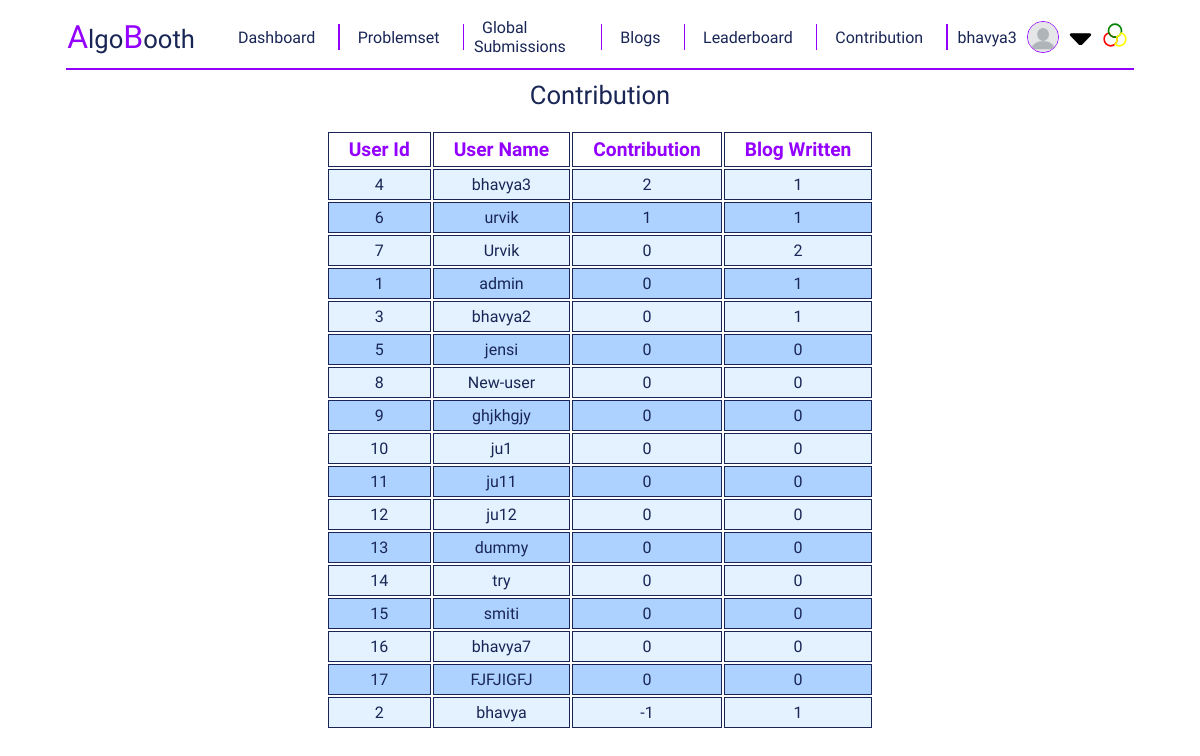
/problem/contribution (signed in), run on the app's committed database.
### register/models.py (models this page shows)
class CustomUser(AbstractUser):
    country = models.CharField(max_length=100,blank=True, null=True)
    university_name = models.CharField(max_length=100,blank=True, null=True)
    profile_image = models.ImageField(upload_to='profile_image/', blank=True, null=True,default='profile_image/blank-profile-picture.png')

### problemPage/views.py (the view)
# urls.py: path('contribution' , contribution , name = "contribution_page"),
def contribution(request) :
    users = CustomUser.objects.all()
    data = []
    for user in users :
        user_name = user
        user_id = user.id
        blogs = Blog.objects.filter(author = user_name)
        blog_count = blogs.count()
        contribution = 0
        for blog in blogs :
            contribution += Like.objects.filter(blog=blog).count()
            contribution -= Dislike.objects.filter(blog=blog).count()
        data.append({
            "name" : user_name,
            "id" : user_id,
            "contribution" : contribution,
            "blogs" : blog_count
        })
    data = sorted(data , key = lambda x : (-x['contribution'] , -x['blogs']))
    return render(request , "contribution_page.html" , {'data' : data})

### problemPage/templates/contribution_page.html (shortened to what this page needs)
{% extends "base.html" %}
{% load static %}
{% block add_css_file %}
    <link href='{% static "styles/standing_page.css" %}' rel="stylesheet">
{% endblock add_css_file %}
{% block content %}
    <div id = "standing-container">
        <div id = "header">
            Contribution
        </div>
        <div id = "standing-header" class = "submission-div">
            <table>
                <thead>
                    <th>User Id</th>
                    <th>User Name</th>
                    <th>Contribution</th>
                    <th>Blog Written</th>
                </thead>
                <tbody>
                    {% for row in data %}
                        <tr>
                            <td>{{row.id}}</td>
                            <td>{{row.name}}</td>
                            <td>{{row.contribution}}</td>
                            <td>{{row.blogs}}</td>
                        </tr>
                    {% endfor %}
                </tbody>
            </table>
        </div>
    </div>
{% endblock content %}

### templates/base.html (shortened to what this page needs)
<!DOCTYPE html>
<html lang="en">
    <head>
        {% load static %}
        <link href='{% static "styles/base.css" %}' rel="stylesheet">
        <link href='{% static "styles/toast.css" %}' rel="stylesheet">
        {% block add_css_file %}{% endblock add_css_file %}
    </head>
    <body>
        <div id = "root">
            <div id = "navbar">
                <div id = "logo">
                    <span class = "special-char">A</span>lgo<span class = "special-char">B</span>ooth
                </div>
                <div id = "nav-item-div">
                    <div class = "nav-item">
                        <a href="{% url "dashboard" %}">Dashboard</a>
                    </div>
                    <div class = "nav-item">
                        <a href="{% url "problem_page" %}">Problemset</a>
                    </div>
                    <div class = "nav-item">
                        <a href="{% url "global_submissions" %}">Global Submissions</a>
                    </div>
                    <div class = "nav-item">
                        <a href="{% url "blog_page" %}">Blogs</a>
                    </div>
                    <div class = "nav-item">
                        <a href="{% url "standing_page" %}">Leaderboard</a>
                    </div>
                    <div class = "nav-item">
                        <a href="{% url "contribution_page" %}">Contribution</a>
                    </div>
                    {% if user.is_authenticated %}
                    <div class = "nav-item">
                        <div id = "my-select">
                            {{user}}
                            <img id = "profile-picture-nav" src="{{user.profile_image.url}}" alt="">
                            <img class = "icons" id = "drop-icon" src={% static "icons/drop.svg" %} alt="drop">
                        </div>
                    </div>
                    {%else%}
                    <div class = "vertical-line"></div>
                    <div class = "nav-item">
                        <a href="{% url "login" %}">Login</a>
                    </div>
                    {%endif%}
            </div>
            <div title = "Change Theme" class = "nav-item" id = "change-theme">
                <img class = "icons" src="{% static "icons/theme.svg" %}" alt="">
            </div>
            </div>
            <div class = "horizontal-line">
            </div>
            <div id = "container">
                {% block content %}{% endblock content %}
            </div>
        </div>
    </body>
</html>

### static/styles/base.css (style rules this page uses)
:root { --color-a: #45FFCA; --color-a-low: rgba(69,255,202,0.5); --color-a-theme-1: rgb(34, 34, 34); --color-a-theme-2: rgb(67, 66, 66); --color-b: yellow; --color-c: rgb(255, 255, 255); font-family: 'Mooli', sans-serif; background-color: #001524; color: var(--color-b); }
body { display: flex; flex-direction: column; }
.icons { height: 1.6rem; width: auto; }
#container { width: 90%; }
#root { display: flex; flex-direction: column; align-items: center; }
#navbar { display: flex; flex-direction: row; border-radius: 5px; align-items: center; padding: 5px; width: 90%; }
#nav-item-div { width: 90%; display: flex; flex-direction: row; gap: 10px; align-items: center; padding: 5px; justify-content: space-evenly; }
.nav-item { padding-right: 5px; color: var(--color-b); }
.nav-item a { padding: 8px; text-decoration: none; color: var(--color-b); }
#logo { margin-right: 30px; font-size: 1.6rem; }
.special-char { color: var(--color-a); font-size: 2rem; }
.horizontal-line { width: 90%; margin-top: 2px; margin-bottom: 10px; border: 1px solid var(--color-a); }
#change-theme { cursor: pointer; }
#my-select { display: flex; align-items: center; }
#drop-icon { position: relative; top: -5px; }
#profile-picture-nav { height: 30px; width: 30px; margin-right: 10px; margin-left: 10px; border-radius: 100%; border: 1px solid var(--color-a); }

### static/styles/standing_page.css (style rules this page uses)
#standing-container { display: flex; flex-direction: column; align-items: center; justify-content: center; }
#header { font-size: 1.6rem; margin-bottom: 20px; }
tr { border: 1px solid var(--color-b); }
th , td { border: 1px solid var(--color-b); border-collapse: collapse; text-align: center; padding: 5px; }
th { font-size: 1.2rem; color: var(--color-a); padding: 5px 20px; }
tr:nth-of-type(even) { background-color: var(--color-a-theme-1); }
tbody tr:nth-of-type(odd) { background-color: var(--color-a-theme-2); }

### data on the page
CustomUser: username "bhavya3", profile_image (placeholder picture), id "4", name "bhavya3", contribution "2", blogs "1"
CustomUser: id "6", name "urvik", contribution "1", blogs "1"
CustomUser: id "7", name "Urvik", contribution "0", blogs "2"
CustomUser: id "1", name "admin", contribution "0", blogs "1"
CustomUser: id "3", name "bhavya2", contribution "0", blogs "1"
CustomUser: id "5", name "jensi", contribution "0", blogs "0"
CustomUser: id "8", name "New-user", contribution "0", blogs "0"
CustomUser: id "9", name "ghjkhgjy", contribution "0", blogs "0"
CustomUser: id "10", name "ju1", contribution "0", blogs "0"
CustomUser: id "11", name "ju11", contribution "0", blogs "0"
CustomUser: id "12", name "ju12", contribution "0", blogs "0"
CustomUser: id "13", name "dummy", contribution "0", blogs "0"
CustomUser: id "14", name "try", contribution "0", blogs "0"
CustomUser: id "15", name "smiti", contribution "0", blogs "0"
CustomUser: id "16", name "bhavya7", contribution "0", blogs "0"
CustomUser: id "17", name "FJFJIGFJ", contribution "0", blogs "0"
CustomUser: id "2", name "bhavya", contribution "-1", blogs "1"
